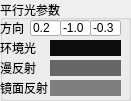
    <widget class="QGroupBox" name="groupBox_3">
     <property name="geometry">
      <rect>
       <x>130</x>
       <y>10</y>
       <width>131</width>
       <height>101</height>
      </rect>
     </property>
     <property name="title">
      <string>平行光参数</string>
     </property>
     <widget class="QLabel" name="label_4">
      <property name="geometry">
       <rect>
        <x>0</x>
        <y>20</y>
        <width>31</width>
        <height>16</height>
       </rect>
      </property>
      <property name="text">
       <string>方向</string>
      </property>
     </widget>
     <widget class="QLineEdit" name="dirX">
      <property name="geometry">
       <rect>
        <x>30</x>
        <y>20</y>
        <width>31</width>
        <height>16</height>
       </rect>
      </property>
      <property name="text">
       <string>0.2</string>
      </property>
     </widget>
     <widget class="QLineEdit" name="dirY">
      <property name="geometry">
       <rect>
        <x>60</x>
        <y>20</y>
        <width>31</width>
        <height>16</height>
       </rect>
      </property>
      <property name="text">
       <string>-1.0</string>
      </property>
     </widget>
     <widget class="QLineEdit" name="dirZ">
      <property name="geometry">
       <rect>
        <x>90</x>
        <y>20</y>
        <width>31</width>
        <height>16</height>
       </rect>
      </property>
      <property name="text">
       <string>-0.3</string>
      </property>
     </widget>
     <widget class="QLabel" name="label_6">
      <property name="geometry">
       <rect>
        <x>0</x>
        <y>40</y>
        <width>41</width>
        <height>16</height>
       </rect>
      </property>
      <property name="text">
       <string>环境光</string>
      </property>
     </widget>
     <widget class="QLabel" name="label_7">
      <property name="geometry">
       <rect>
        <x>0</x>
        <y>60</y>
        <width>41</width>
        <height>16</height>
       </rect>
      </property>
      <property name="text">
       <string>漫反射</string>
      </property>
     </widget>
     <widget class="QLabel" name="label_8">
      <property name="geometry">
       <rect>
        <x>0</x>
        <y>80</y>
        <width>51</width>
        <height>16</height>
       </rect>
      </property>
      <property name="text">
       <string>镜面反射</string>
      </property>
     </widget>
     <widget class="QPushButton" name="dirAmbientBtn">
      <property name="geometry">
       <rect>
        <x>50</x>
        <y>40</y>
        <width>71</width>
        <height>16</height>
       </rect>
      </property>
      <property name="palette">
       <palette>
        <active>
         <colorrole role="Button">
          <brush brushstyle="SolidPattern">
           <color alpha="255">
            <red>12</red>
            <green>12</green>
            <blue>12</blue>
           </color>
          </brush>
         </colorrole>
         <colorrole role="Base">
          <brush brushstyle="SolidPattern">
           <color alpha="255">
            <red>12</red>
            <green>12</green>
            <blue>12</blue>
           </color>
          </brush>
         </colorrole>
         <colorrole role="Window">
          <brush brushstyle="SolidPattern">
           <color alpha="255">
            <red>12</red>
            <green>12</green>
            <blue>12</blue>
           </color>
          </brush>
         </colorrole>
        </active>
        <inactive>
         <colorrole role="Button">
          <brush brushstyle="SolidPattern">
           <color alpha="255">
            <red>12</red>
            <green>12</green>
            <blue>12</blue>
           </color>
          </brush>
         </colorrole>
         <colorrole role="Base">
          <brush brushstyle="SolidPattern">
           <color alpha="255">
            <red>12</red>
            <green>12</green>
            <blue>12</blue>
           </color>
          </brush>
         </colorrole>
         <colorrole role="Window">
          <brush brushstyle="SolidPattern">
           <color alpha="255">
            <red>12</red>
            <green>12</green>
            <blue>12</blue>
           </color>
          </brush>
         </colorrole>
        </inactive>
        <disabled>
         <colorrole role="Button">
          <brush brushstyle="SolidPattern">
           <color alpha="255">
            <red>12</red>
            <green>12</green>
            <blue>12</blue>
           </color>
          </brush>
         </colorrole>
         <colorrole role="Base">
          <brush brushstyle="SolidPattern">
           <color alpha="255">
            <red>12</red>
            <green>12</green>
            <blue>12</blue>
           </color>
          </brush>
         </colorrole>
         <colorrole role="Window">
          <brush brushstyle="SolidPattern">
           <color alpha="255">
            <red>12</red>
            <green>12</green>
            <blue>12</blue>
           </color>
          </brush>
         </colorrole>
        </disabled>
       </palette>
      </property>
      <property name="styleSheet">
       <string notr="true">QPushButton {
	border:1px;
	background-color: rgb(12, 12, 12);
}</string>
      </property>
      <property name="text">
       <string/>
      </property>
     </widget>
     <widget class="QPushButton" name="dirDiffuseBtn">
      <property name="geometry">
       <rect>
        <x>50</x>
        <y>60</y>
        <width>71</width>
        <height>16</height>
       </rect>
      </property>
      <property name="palette">
       <palette>
        <active>
         <colorrole role="Button">
          <brush brushstyle="SolidPattern">
           <color alpha="255">
            <red>102</red>
            <green>102</green>
            <blue>102</blue>
           </color>
          </brush>
         </colorrole>
         <colorrole role="Base">
          <brush brushstyle="SolidPattern">
           <color alpha="255">
            <red>102</red>
            <green>102</green>
            <blue>102</blue>
           </color>
          </brush>
         </colorrole>
         <colorrole role="Window">
          <brush brushstyle="SolidPattern">
           <color alpha="255">
            <red>102</red>
            <green>102</green>
            <blue>102</blue>
           </color>
          </brush>
         </colorrole>
        </active>
        <inactive>
         <colorrole role="Button">
          <brush brushstyle="SolidPattern">
           <color alpha="255">
            <red>102</red>
            <green>102</green>
            <blue>102</blue>
           </color>
          </brush>
         </colorrole>
         <colorrole role="Base">
          <brush brushstyle="SolidPattern">
           <color alpha="255">
            <red>102</red>
            <green>102</green>
            <blue>102</blue>
           </color>
          </brush>
         </colorrole>
         <colorrole role="Window">
          <brush brushstyle="SolidPattern">
           <color alpha="255">
            <red>102</red>
            <green>102</green>
            <blue>102</blue>
           </color>
          </brush>
         </colorrole>
        </inactive>
        <disabled>
         <colorrole role="Button">
          <brush brushstyle="SolidPattern">
           <color alpha="255">
            <red>102</red>
            <green>102</green>
            <blue>102</blue>
           </color>
          </brush>
         </colorrole>
         <colorrole role="Base">
          <brush brushstyle="SolidPattern">
           <color alpha="255">
            <red>102</red>
            <green>102</green>
            <blue>102</blue>
           </color>
          </brush>
         </colorrole>
         <colorrole role="Window">
          <brush brushstyle="SolidPattern">
           <color alpha="255">
            <red>102</red>
            <green>102</green>
            <blue>102</blue>
           </color>
          </brush>
         </colorrole>
        </disabled>
       </palette>
      </property>
      <property name="styleSheet">
       <string notr="true">QPushButton {
	border:1px;
	background-color:rgb(102, 102, 102);
}</string>
      </property>
      <property name="text">
       <string/>
      </property>
     </widget>
     <widget class="QPushButton" name="dirSpecularBtn">
      <property name="geometry">
       <rect>
        <x>50</x>
        <y>80</y>
        <width>71</width>
        <height>16</height>
       </rect>
      </property>
      <property name="palette">
       <palette>
        <active>
         <colorrole role="Button">
          <brush brushstyle="SolidPattern">
           <color alpha="255">
            <red>127</red>
            <green>127</green>
            <blue>127</blue>
           </color>
          </brush>
         </colorrole>
         <colorrole role="Base">
          <brush brushstyle="SolidPattern">
           <color alpha="255">
            <red>127</red>
            <green>127</green>
            <blue>127</blue>
           </color>
          </brush>
         </colorrole>
         <colorrole role="Window">
          <brush brushstyle="SolidPattern">
           <color alpha="255">
            <red>127</red>
            <green>127</green>
            <blue>127</blue>
           </color>
          </brush>
         </colorrole>
        </active>
        <inactive>
         <colorrole role="Button">
          <brush brushstyle="SolidPattern">
           <color alpha="255">
            <red>127</red>
            <green>127</green>
            <blue>127</blue>
           </color>
          </brush>
         </colorrole>
         <colorrole role="Base">
          <brush brushstyle="SolidPattern">
           <color alpha="255">
            <red>127</red>
            <green>127</green>
            <blue>127</blue>
           </color>
          </brush>
         </colorrole>
         <colorrole role="Window">
          <brush brushstyle="SolidPattern">
           <color alpha="255">
            <red>127</red>
            <green>127</green>
            <blue>127</blue>
           </color>
          </brush>
         </colorrole>
        </inactive>
        <disabled>
         <colorrole role="Button">
          <brush brushstyle="SolidPattern">
           <color alpha="255">
            <red>127</red>
            <green>127</green>
            <blue>127</blue>
           </color>
          </brush>
         </colorrole>
         <colorrole role="Base">
          <brush brushstyle="SolidPattern">
           <color alpha="255">
            <red>127</red>
            <green>127</green>
            <blue>127</blue>
           </color>
          </brush>
         </colorrole>
         <colorrole role="Window">
          <brush brushstyle="SolidPattern">
           <color alpha="255">
            <red>127</red>
            <green>127</green>
            <blue>127</blue>
           </color>
          </brush>
         </colorrole>
        </disabled>
       </palette>
      </property>
      <property name="styleSheet">
       <string notr="true">QPushButton {
	border:1px;
	background-color:rgb(127, 127, 127);
}</string>
      </property>
      <property name="text">
       <string/>
      </property>
     </widget>
    </widget>
